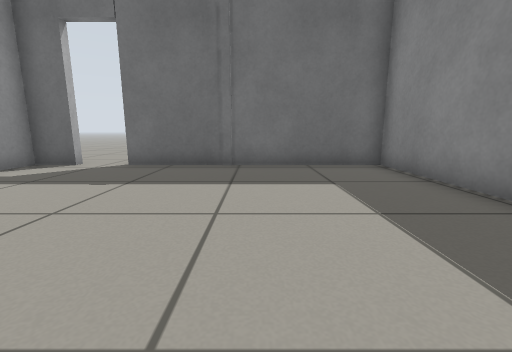
view 1 (above)

16 first-person views from a walk through a world built for the Gazebo simulator. The camera is 0.5 m above the floor, tilts 10° down and sees 90° across. The floor is counted in squares, 0.5 m on a side. Each view is taken from the middle of a square. On the plan, view 1 faces up. The plan holds only what a view shows up to about 11 squares ahead; the rest is blank.

view 2
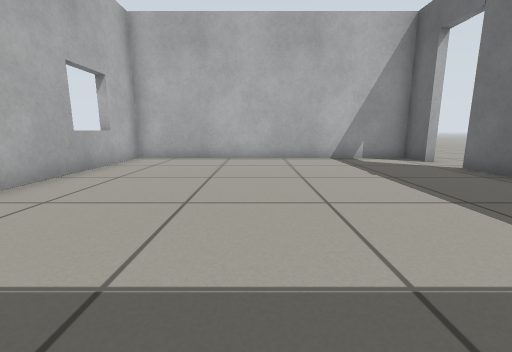

view 3
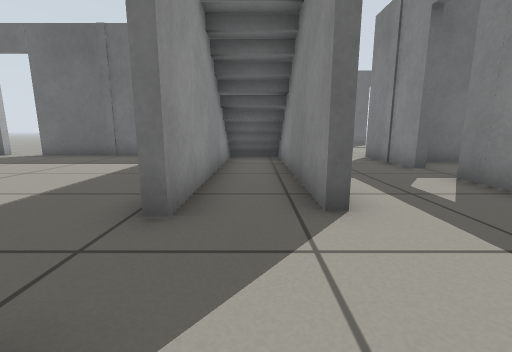

view 4
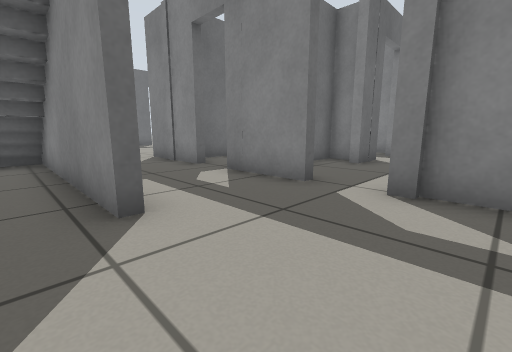

view 5
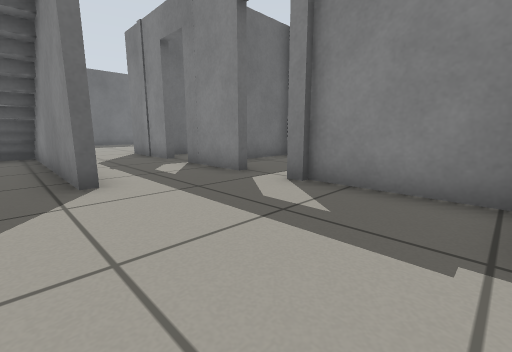

view 6
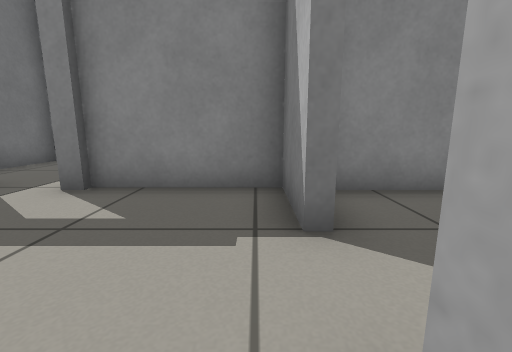

view 7
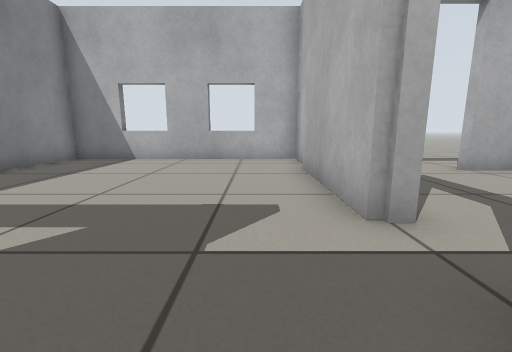

view 8
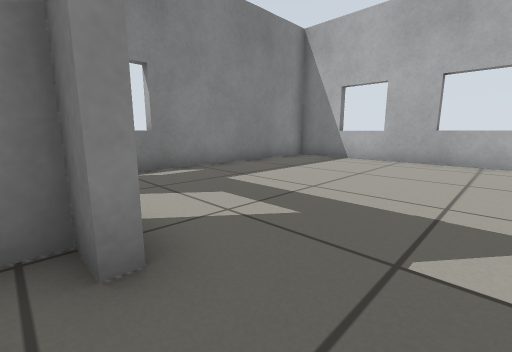

view 9
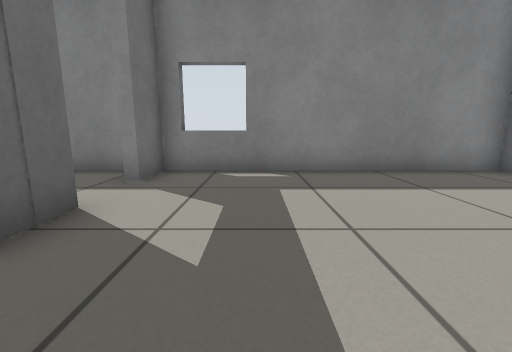

view 10
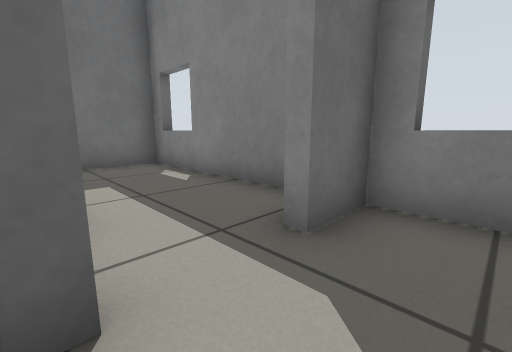

view 11
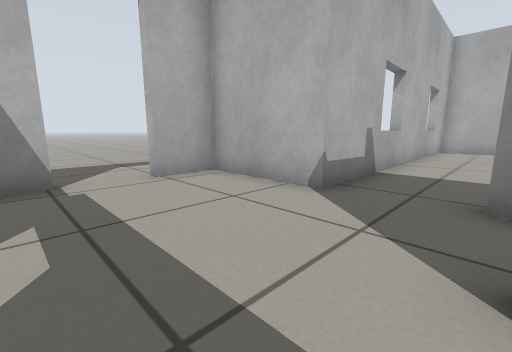

view 12
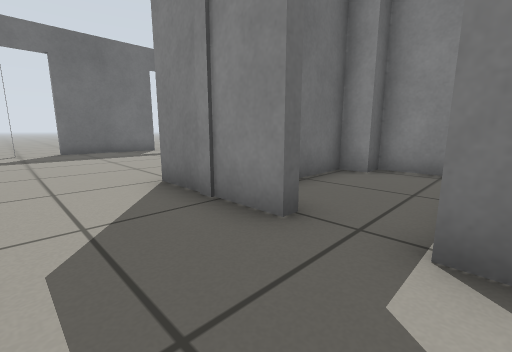

view 13
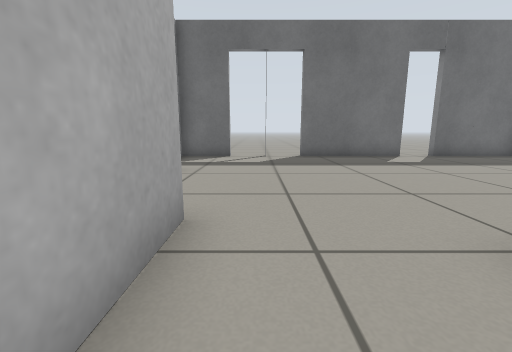

view 14
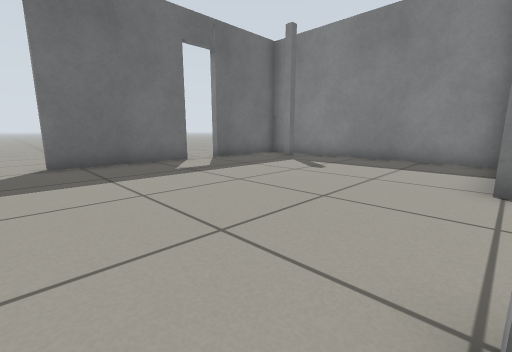

view 15
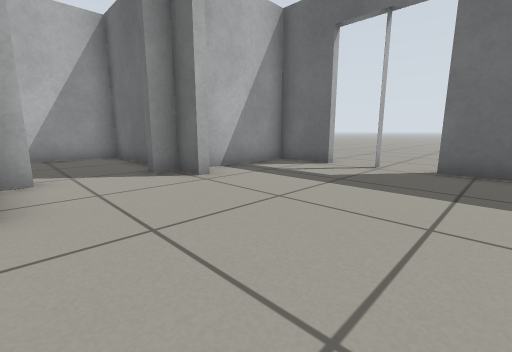

view 16
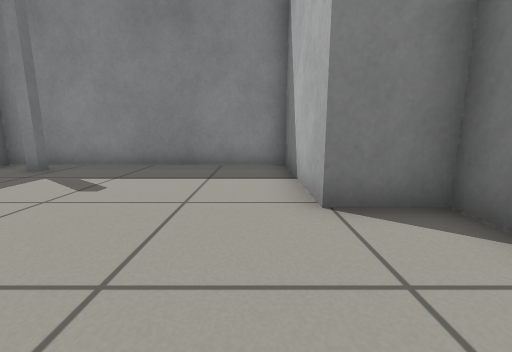

### Floor plan
Ten units are one square. View 1 is at (0, 0); x grows to the right and y downward. Boxes are objects, and circles mark ways between rooms. Rooms are numbered by the first view taken in them; rooms with no view inside come last. Other rooms are left out.
<svg viewBox="-70 -157 250 244">
<path fill="none" stroke="#000" d="M41 -25 41 3M37 -64 37 -75 -39 -75M-52 -75 -65 -75 -65 24 41 23M59 0 59 -70M93 3 93 -24M93 21 93 17M41 23 41 55 56 55M93 -37 93 -70M74 55 95 55 95 20M62 -79 62 -56M144 -3 128 -3 128 -6M136 -6 136 -17 113 -17M97 17 97 59M95 68 95 82 175 82 175 -3 160 -3M93 17 97 17M51 -112 41 -112 41 -105M129 -152 88 -152M60 -152 41 -152 41 -120M124 -54 132 -54 132 -71 175 -71 175 -152 140 -152M23 -112 -7 -112 -7 -86M175 -12 175 -68 154 -68M132 -51 102 -51M140 -30 140 -44 132 -44"/>
<rect x="35" y="-75" width="20" height="60" fill="#bbb"><title>stairs</title></rect>
<circle cx="47" cy="10" r="3" fill="#2a7"/>
<circle cx="95" cy="10" r="3" fill="#2a7"/>
<circle cx="75" cy="-65" r="3" fill="#2a7"/>
<circle cx="95" cy="-30" r="3" fill="#2a7"/>
<circle cx="155" cy="-5" r="3" fill="#2a7"/>
<text x="-10" y="-30">1</text>
<text x="70" y="0">2</text>
<text x="140" y="30">3</text>
<text x="100" y="-110">4</text>
<text x="160" y="-40">5</text>
<text x="110" y="-40">6</text>
</svg>
Room 1 opens to room 2. Room 2 opens to room 3. Room 2 opens to room 4. Room 2 opens to room 6. Room 3 opens to room 5.

Where each view was taken, in squares from view 1:
view 1: 0 up, 0 right, facing up
view 2: 2 up, 3 right, facing left
view 3: 3 down, 5 right, facing up
view 4: 3 down, 5 right, facing up-right
view 5: 5 down, 5 right, facing up-right
view 6: 5 down, 5 right, facing right
view 7: 1 up, 11 right, facing down
view 8: 1 up, 11 right, facing down-right
view 9: 2 down, 11 right, facing right
view 10: 1 down, 14 right, facing up-right
view 11: 0 up, 8 right, facing down-left
view 12: 2 up, 7 right, facing up-right
view 13: 5 up, 7 right, facing up
view 14: 7 up, 8 right, facing up-right
view 15: 8 up, 10 right, facing up-left
view 16: 8 up, 10 right, facing right
